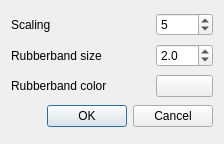
<?xml version="1.0" encoding="UTF-8"?>
<ui version="4.0">
 <class>Settings</class>
 <widget class="QDialog" name="Settings">
  <property name="geometry">
   <rect>
    <x>0</x>
    <y>0</y>
    <width>224</width>
    <height>144</height>
   </rect>
  </property>
  <property name="windowTitle">
   <string>Triangulation :: settings</string>
  </property>
  <layout class="QGridLayout" name="gridLayout">
   <item row="4" column="0" colspan="4">
    <widget class="QDialogButtonBox" name="buttonBox">
     <property name="orientation">
      <enum>Qt::Horizontal</enum>
     </property>
     <property name="standardButtons">
      <set>QDialogButtonBox::Cancel|QDialogButtonBox::Ok</set>
     </property>
    </widget>
   </item>
   <item row="1" column="3">
    <widget class="QDoubleSpinBox" name="rubberWidth">
     <property name="toolTip">
      <string extracomment="Width of the selected distance circles used for triangulation."/>
     </property>
     <property name="decimals">
      <number>1</number>
     </property>
     <property name="singleStep">
      <double>1.000000000000000</double>
     </property>
     <property name="value">
      <double>2.000000000000000</double>
     </property>
    </widget>
   </item>
   <item row="2" column="3">
    <widget class="QPushButton" name="rubberColor">
     <property name="toolTip">
      <string extracomment="Color of the selected distance circles used for triangulation."/>
     </property>
     <property name="text">
      <string/>
     </property>
    </widget>
   </item>
   <item row="1" column="0" colspan="3">
    <widget class="QLabel" name="label_2">
     <property name="text">
      <string>Rubberband size</string>
     </property>
    </widget>
   </item>
   <item row="2" column="0">
    <widget class="QLabel" name="label">
     <property name="text">
      <string>Rubberband color</string>
     </property>
    </widget>
   </item>
   <item row="0" column="0">
    <widget class="QLabel" name="label_3">
     <property name="text">
      <string>Scaling</string>
     </property>
    </widget>
   </item>
   <item row="0" column="3">
    <widget class="QSpinBox" name="scaleSpin">
     <property name="minimum">
      <number>1</number>
     </property>
     <property name="maximum">
      <number>15</number>
     </property>
     <property name="value">
      <number>5</number>
     </property>
    </widget>
   </item>
  </layout>
 </widget>
 <tabstops>
  <tabstop>buttonBox</tabstop>
 </tabstops>
 <resources/>
 <connections>
  <connection>
   <sender>buttonBox</sender>
   <signal>accepted()</signal>
   <receiver>Settings</receiver>
   <slot>accept()</slot>
   <hints>
    <hint type="sourcelabel">
     <x>236</x>
     <y>241</y>
    </hint>
    <hint type="destinationlabel">
     <x>157</x>
     <y>166</y>
    </hint>
   </hints>
  </connection>
  <connection>
   <sender>buttonBox</sender>
   <signal>rejected()</signal>
   <receiver>Settings</receiver>
   <slot>reject()</slot>
   <hints>
    <hint type="sourcelabel">
     <x>257</x>
     <y>241</y>
    </hint>
    <hint type="destinationlabel">
     <x>257</x>
     <y>166</y>
    </hint>
   </hints>
  </connection>
 </connections>
</ui>
